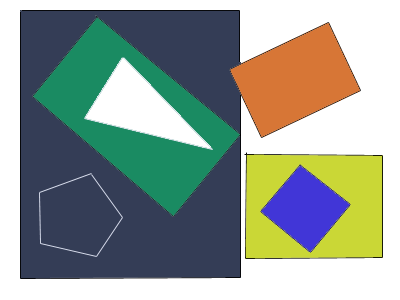
#> input picture meta-iotqa/lib/oeqa/runtime/multimedia/opencv/files/pic5.png, 400 x 300 px, found by its file name
$ python cv_process_image.py
#> lines starting #> are read from the running program, lines starting #| are printed output that depends on the picture; after the words box and inside, x2 and y2 are one past the last pixel; in counts of white or black regions, pixels touching at a corner belong together
'''
This test case tests that OpenCV python interface
can perform image processing on an image using the
funtions from the OpenCV CV component.
'''
import os
import cv2 as cv

file = '/tmp/pic5.png'
if not os.path.exists(file):
    raise Exception('OpenCV: Failed to find image file (%s).' % file)

img = cv.imread(file)
#> img is the input picture: shape (300, 400, 3); mean B, G, R 146.7, 155.8, 145.2
gray_img = cv.cvtColor(img, cv.COLOR_BGR2GRAY)
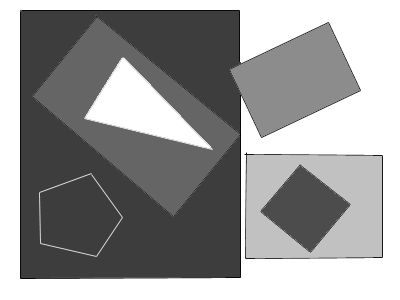
#> gray_img: shape (300, 400); min 0, max 255, mean 151.7
blur_img = cv.GaussianBlur(gray_img, (3,3), 0)
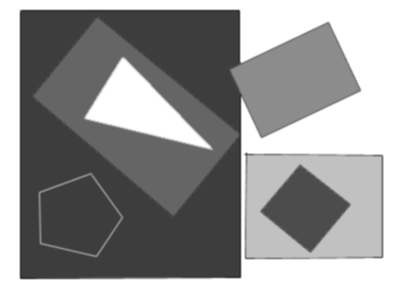
#> blur_img: shape (300, 400); min 41, max 255, mean 151.7
threshold_img = cv.adaptiveThreshold(blur_img, 255, cv.ADAPTIVE_THRESH_MEAN_C, cv.THRESH_BINARY, 3, 5)
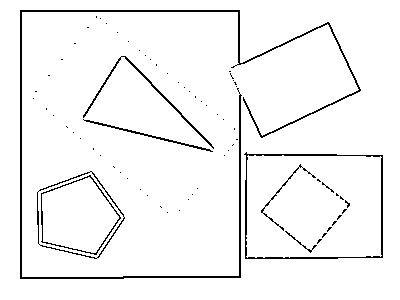
#> threshold_img: shape (300, 400); 95.7% white; black in thin lines or dots, all inside (x1, y1, x2, y2) = (20, 10, 383, 279)
cv.imwrite('/tmp/process_output.png', threshold_img)
